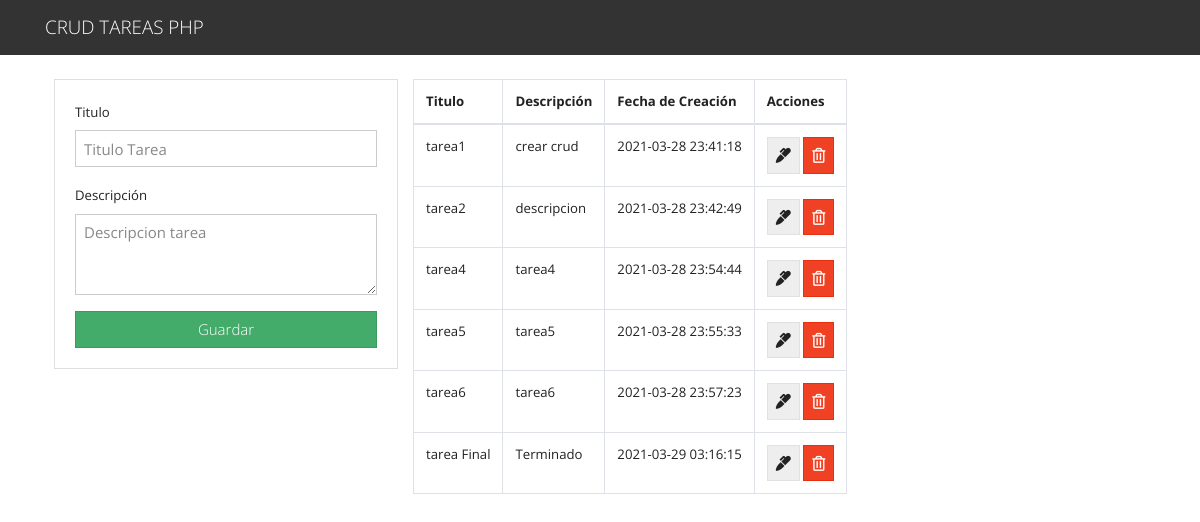
The page / on the database its author committed.
### tables this page shows
CREATE TABLE `tareas` (
  `id` int(11) NOT NULL,
  `titulo` varchar(250) NOT NULL,
  `descripcion` text NOT NULL,
  `fecha_creacion` timestamp NOT NULL DEFAULT current_timestamp()
);

### index.php (the view, shortened to what this page needs)
<?php
    include("db.php")
?>
<?php
    include("includes/header.php")
?>
<?php
    include("includes/nav.php")
?>
    <div class="container p-4">
        <div class="row">
            <div class="col-md-4">
                <div class="card card-body">
                    <form action="guardar_tareas.php" method="POST">
                        <div class="form-group">
                            <label for="title">Titulo</label>
                            <input type="text" name="title" class="form-control"
                            placeholder="Titulo Tarea" autofocus>
                        </div>
                        <div class="form-group">
                            <label for="description">Descripción</label>
                            <textarea name="description" rows="3" class="form-control"
                            placeholder="Descripcion tarea"></textarea>
                        </div>
                        <input type="submit" class="btn btn-success btn-block"
                        name="save_task" value="Guardar">
                    </form>
                </div>
            </div>
            <div class"col-md-8">
                <table class="table table-bordered">
                    <thead>
                        <tr>
                            <th>Titulo</th>
                            <th>Descripción</th>
                            <th>Fecha de Creación</th>
                            <th>Acciones</th>
                        </tr>
                    </thead>
                    <tbody>
                        <?php
                            $query = "SELECT * FROM tareas";
                            $todaInformacion = mysqli_query($conexion, $query);
                            while($row = mysqli_fetch_array($todaInformacion)){ ?>
                                <tr>
                                    <td><?php echo $row['titulo'] ?></td>
                                    <td><?php echo $row['descripcion'] ?></td>
                                    <td><?php echo $row['fecha_creacion'] ?></td>
                                    <td>
                                        <a href="editar_tareas.php?id=<?php echo $row['id']; ?>" class="btn btn-secondary"> <i class="fas fa-marker"></i> </a>
                                        <a href="eliminar_tareas.php?id=<?php echo $row['id']; ?>" class="btn btn-danger"> <i class="far fa-trash-alt"></i> </a>
                                    </td>
                                </tr>
                        <?php }?>
                    </tbody>
                </table>
            </div>
        </div>
    </div>
<?php
    include("includes/footer.php")
?>

### includes/header.php (shortened to what this page needs)
<!DOCTYPE html>
<html lang="en">
<head>
    <link rel="stylesheet" href="https://bootswatch.com/4/yeti/bootstrap.min.css">
    <link rel="stylesheet" href="https://use.fontawesome.com/releases/v5.6.3/css/all.css">
</head>
<body>

### includes/nav.php
<nav class="navbar navbar-dark bg-dark">
    <div class="container">
        <a href="index.php" class="navbar-brand">CRUD TAREAS PHP</a>
    </div>
</nav>

### includes/footer.php (shortened to what this page needs)
</body>
</html>

### rows shown on the page
tareas: titulo "tarea1", descripcion "crear crud", fecha_creacion "2021-03-28 23:41:18"
tareas: titulo "tarea2", descripcion "descripcion", fecha_creacion "2021-03-28 23:42:49"
tareas: titulo "tarea4", descripcion "tarea4", fecha_creacion "2021-03-28 23:54:44"
tareas: titulo "tarea5", descripcion "tarea5", fecha_creacion "2021-03-28 23:55:33"
tareas: titulo "tarea6", descripcion "tarea6", fecha_creacion "2021-03-28 23:57:23"
tareas: titulo "tarea Final", descripcion "Terminado", fecha_creacion "2021-03-29 03:16:15"
